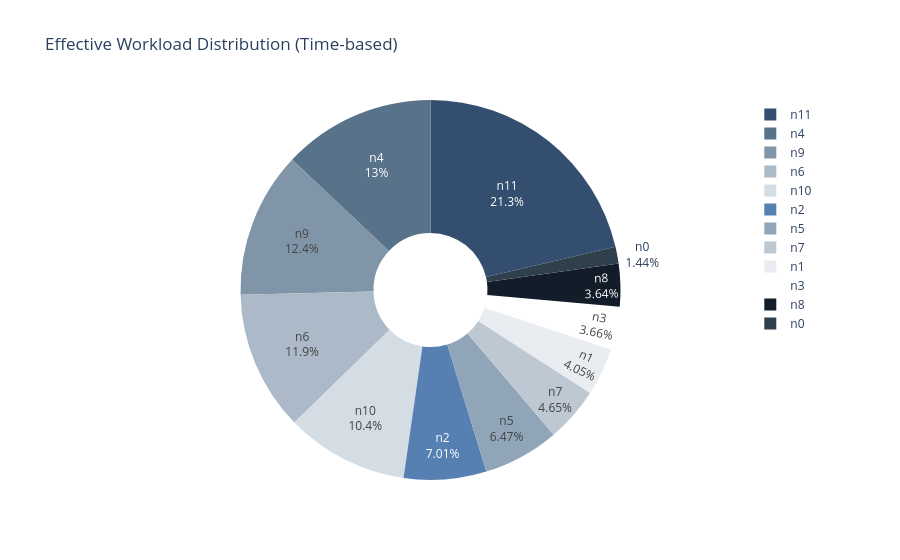

The code cell stored with this chart in its notebook:
### Markdown cell above
## 2. 负载构成分析 (Science 风格饼图)
说明：使用 Science 配色，分析次数比例与时间贡献。

### Code cell
def draw_px_composition_sci(df_jobs):
    stats = df_jobs.groupby("algo").agg(count=("algo", "count"), total_time=("algo_us", "sum")).reset_index()

    # 使用灰调配色序列
    muted_colors = ["#334E6F", "#58728A", "#8195A8", "#ABB9C8", "#D5DDE4"]

    fig = px.pie(stats, values='total_time', names='algo',
                 title="Effective Workload Distribution (Time-based)",
                 color_discrete_sequence=muted_colors)
    fig.update_traces(textinfo='percent+label', hole=0.3)
    fig.show()

draw_px_composition_sci(full_job_df)

### Figure 1 — Plotly figure (JSON) as saved in the notebook; plotly's stock layout.template omitted (floating-point values rounded to 4 significant figures)
{"data": [{"domain": {"x": [0.0, 1.0], "y": [0.0, 1.0]}, "hovertemplate": "algo=%{label}<br>total_time=%{value}<extra></extra>", "labels": ["n0", "n1", "n10", "n11", "n2", "n3", "n4", "n5", "n6", "n7", "n8", "n9"], "legendgroup": "", "name": "", "showlegend": true, "values": [79583, 224548, 578944, 1182415, 388751, 202695, 719657, 358731, 658874, 257957, 201869, 687807], "type": "pie", "hole": 0.3, "textinfo": "percent+label"}], "layout": {"legend": {"tracegroupgap": 0}, "title": {"text": "Effective Workload Distribution (Time-based)"}, "piecolorway": ["#334E6F", "#58728A", "#8195A8", "#ABB9C8", "#D5DDE4"]}}
